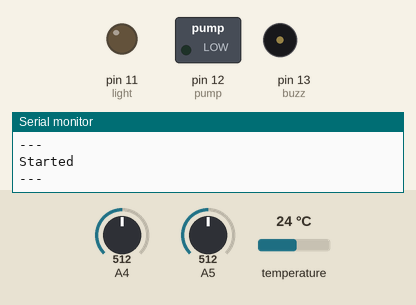
A sketch run on a simulated Arduino Uno, built with avr-gcc and run on an emulated ATmega328P. On the bench: switched loads named in the sketch (green lamp = pin HIGH), output pins drawn as LEDs (lit = HIGH), buzzer (waves = sounding), the last lines printed to the serial monitor. The test bench sets the inputs (shaded band); at power-on: A5 = 512, A4 = 512, temperature 24 °C.

Above: at 2.6 s.
2.7 s: A5 set to 598
5.3 s: A5 set to 617
At 7.1 s:
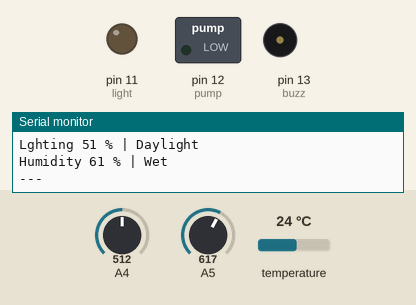
13.5 s: A5 set to 511
At 14.3 s:
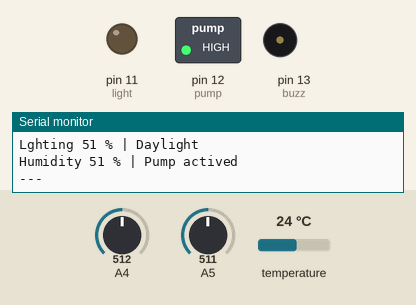
16.1 s: A5 set to 716
At 18.1 s:
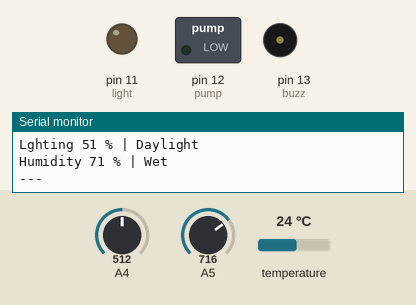
Timing chart, 0 to 19.6 s (numbered marks = the images above; inputs shaded):
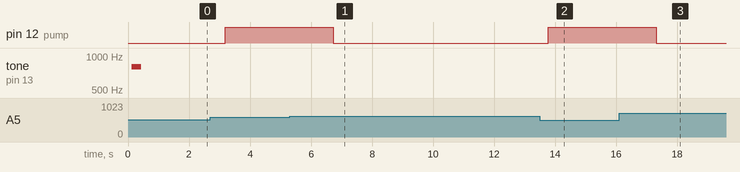

The sketch:

lifewall.ino
```cpp
//	2018 Daniel Strebkov
//
//	https://gitlab.com/maddsua
//	https://github.com/maddsua

#include <OneWire.h>
OneWire ds(7);

int bright = (A4);
int water = (A5);
int light = 11;
int pump = 12;
int buzz = 13;

void setup() {

  Serial.begin(9600);

  pinMode(light, OUTPUT);
  pinMode(pump, OUTPUT);
  pinMode(buzz, OUTPUT);

  delay(128);
  tone(buzz, 800);
  delay(300);
  noTone(buzz);

  Serial.println("---");
  Serial.println("Started");
  delay(1000);
}

void loop() {

  Serial.println("---");
  delay(1000);

  byte data[2];
  ds.reset();
  ds.write(0xCC);
  ds.write(0x44);
  delay(750);
  ds.reset();
  ds.write(0xCC);
  ds.write(0xBE);
  data[0] = ds.read();
  data[1] = ds.read();
  int temp = (data[1] << 8) + data[0];
  temp = temp >> 4;

  Serial.print("Temperature ");
  Serial.print(temp);
  Serial.println(" *C");

  int humidity = analogRead(water)/10;
  int light = analogRead(bright)/10;

  Serial.print("Lghting ");
  Serial.print(light);
  Serial.print(" % | ");

  if (light < 50) {
    Serial.println("Backlight is active");
    digitalWrite(light, HIGH);
  }
  else {
    Serial.println("Daylight");
    digitalWrite(light, LOW);
  }

  Serial.print("Humidity ");
  Serial.print(humidity);
  Serial.print(" % | ");

  if (humidity > 60) {
    Serial.println("Wet");
    digitalWrite(pump, LOW);
  }

  else {
    Serial.println("Pump actived");
    digitalWrite(pump, HIGH);
  }

}
```

Measured:
- after the input at 5.3 s, pin 12 (pump): HIGH → LOW after 1.4 s
- after the input at 13.5 s, pin 12 (pump): LOW → HIGH after 0.28 s
- after the input at 16.1 s, pin 12 (pump): HIGH → LOW after 1.2 s
